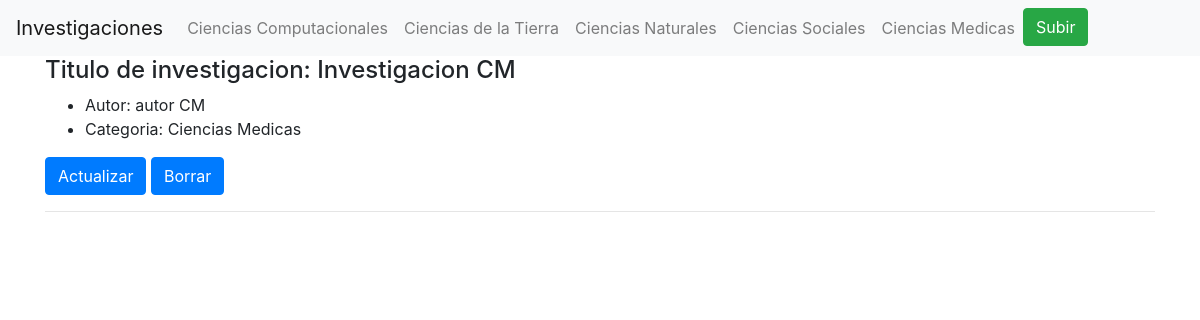
The app's page /listMed/ with its own data.
### trabajos/models.py (models this page shows, shortened)
class Trabajo(models.Model):
    COMPUTACIONALES = 'CC'
    TIERRA = 'CT'
    NATURALES = 'CN'
    SOCIALES = 'CS'
    MEDICAS = 'CM'
    CATEGORIAS=(
        (COMPUTACIONALES, 'Ciencias Computacionales'),
        (TIERRA, 'Ciencias de la Tierra'),
        (NATURALES, 'Ciencias Naturales'),
        (SOCIALES, 'Ciencias Sociales'),
        (MEDICAS, 'Ciencias Medicas'),
    )
    documento = models.FileField(upload_to='documents/')
    categoria = models.CharField(max_length=2,choices=CATEGORIAS,default=COMPUTACIONALES)
    titulo = models.CharField(max_length=250)
    autor = models.CharField(max_length=250)
    timestamp=models.DateTimeField(auto_now_add=True)
    update = models.DateTimeField(auto_now_add=True)

### trabajos/views.py (the view)
# urls.py: path('listMed/',views.ListMed.as_view(), name="list_med" ),
class ListMed(generic.ListView):
    template_name = "trabajo/ListMed.html"
    model = Trabajo

### templates/trabajo/ListMed.html (shortened to what this page needs)
{%extends "base.html"%}
{%block content%}
{% for trabajo in object_list %}
{% if trabajo.categoria == 'CM'%}
<div class="container justify-content-center">
  <div class="row ">
    <div class="col-md-6">
      <h4>Titulo de investigacion: {{ trabajo.titulo }} </h4>
    </div>
  </div>
  <div class="row ">
    <div class="col-md-12">
      <ul>
        <li>Autor: {{ trabajo.autor }}</li>
        <li>Categoria: {{ trabajo.get_categoria_display}}</li>
      </ul>
      <a href="{% url 'trabajos:update_trabajo' trabajo.id %}" class="btn btn-primary">Actualizar</a>
      <a href="{% url 'trabajos:delete_trabajo' trabajo.id %}" class="btn btn-primary">Borrar</a>
      <hr>
    </div>
  </div>
</div>
{%endif%}
{% endfor %}
{%endblock%}

### records on screen
Trabajo: titulo "Investigacion CM", autor "autor CM", categoria "Ciencias Medicas"
